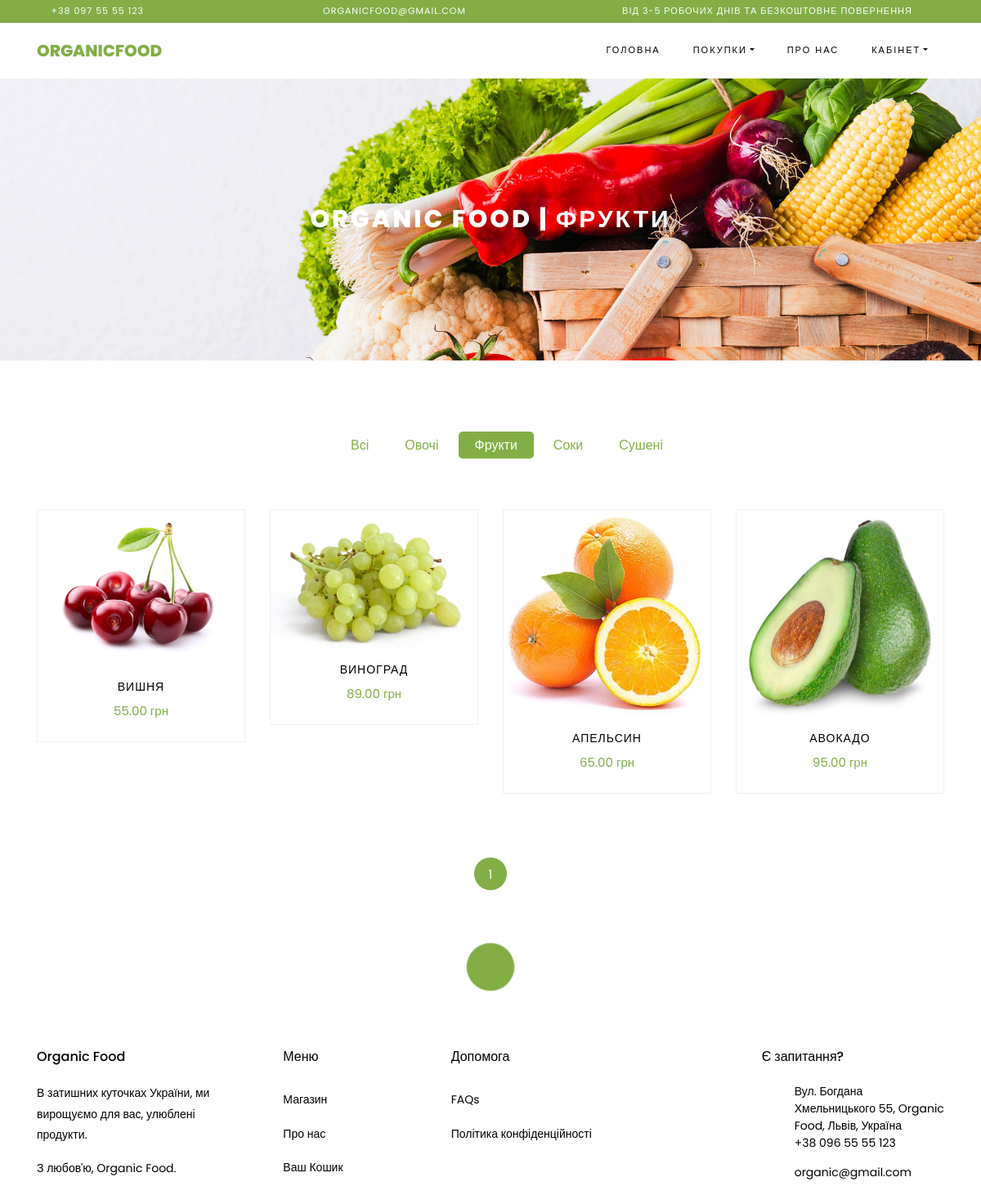
Page /product/fruits/ (signed in) on the committed database.
### product/models.py (models this page shows, shortened)
class ChoiceProductCategory(models.Model):
    name = models.CharField(max_length=100, db_index=True, verbose_name='Продукт')
    choice_slug = models.SlugField(max_length=255, blank=True, null=True, unique=True, db_index=True,
                    verbose_name='URL')
    def __str__(self):
        return self.name
    def get_absolute_url(self):
        return reverse('choice', kwargs={'choice_slug': self.choice_slug})
    class Meta:
        verbose_name = 'Продукт'
        verbose_name_plural = 'Тип Продукту'
        ordering = ['id']

class Product(models.Model):
    product_name = models.CharField(max_length=255, verbose_name="Ім'я Продукту")
    price = models.DecimalField(verbose_name='Ціна', max_digits=7, decimal_places=2)
    weight = models.IntegerField(verbose_name='Вага')
    about = models.TextField(verbose_name='Про товар')
    expiration_date = models.CharField(verbose_name='Термін Придатності', max_length=255)
    ingredient = models.CharField(verbose_name='Склад товару', max_length=255, null=True)
    availability = models.BooleanField(default=True, verbose_name='Наявність')
    publication = models.BooleanField(default=True, verbose_name='Публікація')
    photo = models.ImageField(upload_to="photos/%Y/%m/%d")
    slug = models.SlugField(max_length=255, unique=True, db_index=True, verbose_name='URL')
    category_country = models.ForeignKey('CountryProducingCategory', on_delete=models.PROTECT,
                                         verbose_name='Країна Виробник', default=True)
    category_company = models.ForeignKey('CompanyProducingCategory', on_delete=models.PROTECT,
                                         verbose_name='Компанія Виробник', default=True)
    category_choice = models.ForeignKey('ChoiceProductCategory', on_delete=models.PROTECT,
                                        verbose_name='Тип Продукту', default=True)
    def get_absolute_url(self):
        return reverse('post', kwargs={'post_slug': self.slug})
    class Meta:
        verbose_name = 'Органічна Продукція'
        verbose_name_plural = 'Органічна Продукція'
        ordering = ['-id']

### product/views.py (the view)
# urls.py: path('product/<slug:choice_slug>/', ShopCategoryView.as_view(), name='choice'),
class ShopCategoryView(DataMixin, ListView):
    model = Product
    template_name = 'product/shop.html'
    context_object_name = 'products'
    allow_empty = False
    def get_queryset(self):
        return Product.objects.filter(category_choice__choice_slug=self.kwargs['choice_slug'], publication=True)
    def get_context_data(self, *, object_list=None, **kwargs):
        context = super().get_context_data(**kwargs)
        class_mixin = self.get_user_context(title='Organic Food | ' +
                                            str(context['products'][0].category_choice),
                                            category_choice_selected=context['products'][0].category_choice_id)
        return dict(list(context.items()) + list(class_mixin.items()))

### product/templatetags/product_tags.py (called while the page is built)
@register.simple_tag()
def get_category():
    return ChoiceProductCategory.objects.all()

### product/utils.py (called while the page is built)
    def get_user_context(self, **kwargs):
        context = kwargs
        category_choice = ChoiceProductCategory.objects.all()
        context['category_choice'] = category_choice
        if 'category_choice_selected' not in context:
            context['category_choice_selected'] = 0
        return context

### product/templates/product/shop.html (shortened to what this page needs)
{% extends 'product/base.html' %}
{% load product_tags %}
{% block content %}
    <div class="hero-wrap hero-bread" style="background-image: url('/static/images/bg_1.jpg');">
      <div class="container">
        <div class="row no-gutters slider-text align-items-center justify-content-center">
          <div class="col-md-9 ftco-animate text-center">
            <h1 class="mb-0 bread">{{ title }}</h1>
          </div>
        </div>
      </div>
    </div>
    <section class="ftco-section">
    	<div class="container">
    		<div class="row justify-content-center">
    			<div class="col-md-10 mb-5 text-center">
    				<ul class="product-category">
						{% get_category as categories_of_food %}
						{% if category_choice_selected == 0 %}
							<li><a class="active">Всі</a></li>
						{% else %}
							<li><a  href="{%  url 'shop' %}">Всі</a></li>
						{% endif %}
						{% for cat in categories_of_food %}
							{% if cat.pk == category_choice_selected %}
							  <li><a class="active" href="{{ cat.get_absolute_url }}">{{ cat.name }}</a></li>
							{% else  %}
								<li><a  href="{{ cat.get_absolute_url }}">{{ cat.name }}</a></li>
							{% endif %}
						{% endfor %}
    				</ul>
    			</div>
    		</div>
    		<div class="row">
				{% for product in products %}
    			<div class="col-md-6 col-lg-3 ftco-animate">
    				<div class="product">
    					<a href="{{ product.get_absolute_url }}" class="img-prod"><img class="img-fluid" src="{{ product.photo.url }}" alt="Colorlib Template">
    					</a>
    					<div class="text py-3 pb-4 px-3 text-center">
    						<h3><a href="#">{{ product.product_name }}</a></h3>
    						<div class="d-flex">
    							<div class="pricing">
		    						<p class="price"><span>{{ product.price }} грн</span></p>
		    					</div>
	    					</div>
    					</div>
    				</div>
    			</div>
				{% endfor %}
    		</div>
    		<div class="row mt-5">
          <div class="col text-center">
            <div class="block-27">
              <ul>
				  {% for paginate in paginator.page_range %}
				  {% if page_obj.number == paginate %}
				  <li class="active"><span>{{ paginate }}</span></li>
					{% elif paginate >= page_obj.number|add:-2 and paginate <= page_obj.number|add:2  %}
				  <li><a href="?page={{ paginate }}">{{ paginate }}</a></li>
				  {% endif %}
				  {% endfor %}
              </ul>
            </div>
          </div>
        </div>
    	</div>
    </section>
  {% endblock %}

### rows in the picture
ChoiceProductCategory: name "Овочі"
ChoiceProductCategory: name "Фрукти"
ChoiceProductCategory: name "Соки"
ChoiceProductCategory: name "Сушені"
Product: photo (picture), product_name "ВИШНЯ"
Product: photo (picture), product_name "ВИНОГРАД"
Product: photo (picture), product_name "АПЕЛЬСИН"
Product: photo (picture), product_name "АВОКАДО"

### other values in the picture
{{ title }} "ORGANIC FOOD | ФРУКТИ"
{{ paginate }} "1"
